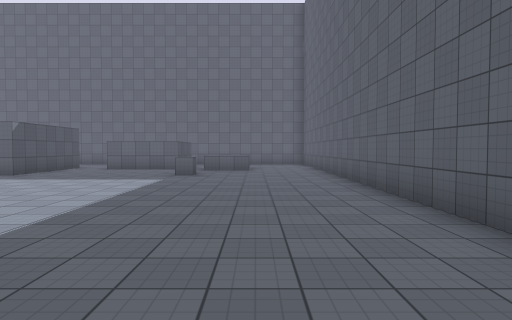
[1] (above)

23 first-person views from a walk through a scene from a Unity 3-D project. The camera is 1.5 m above the floor, tilts 2° down and sees 75° across. The floor is counted in squares, 2 m on a side. Each view is taken from the middle of a square. On the plan, view 1 faces up. The plan holds only what a view shows up to about 11 squares ahead; the rest is blank. The place goes on beyond the plan. The player character is not drawn. Surface patterns are stand-ins for the level's own textures.

[2]
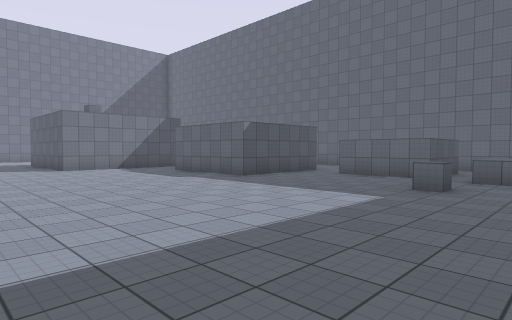

[3]
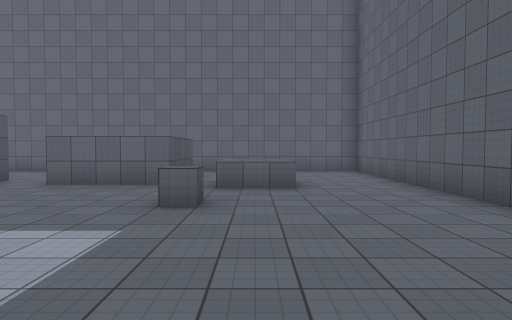

[4]
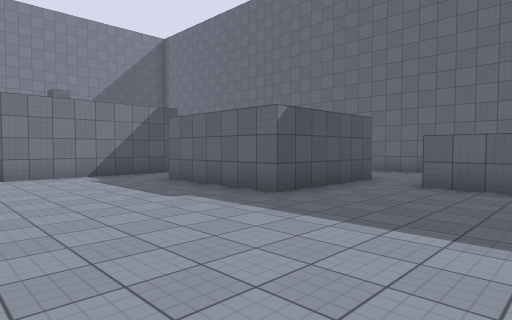

[5]
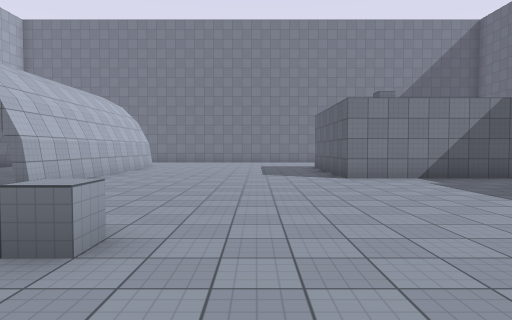

[6]
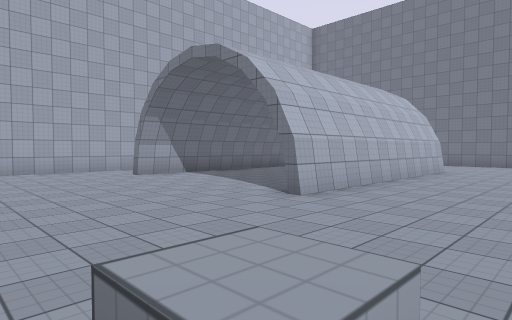

[7]
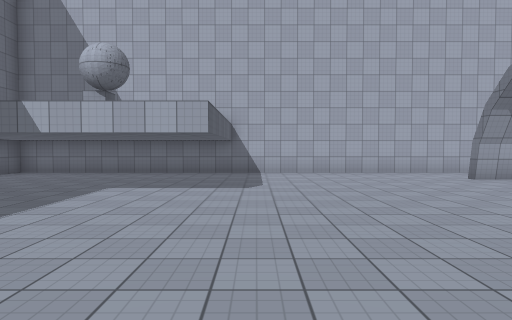

[8]
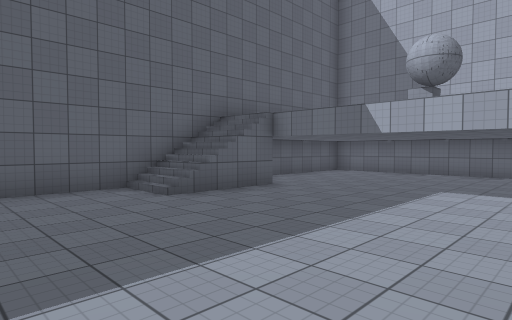

[9]
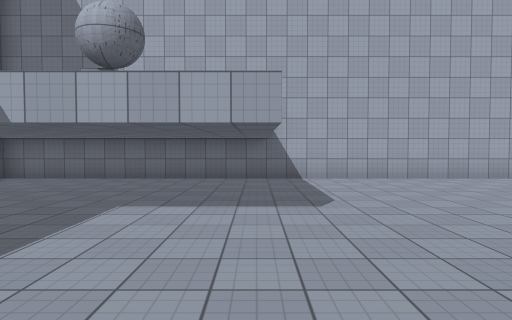

[10]
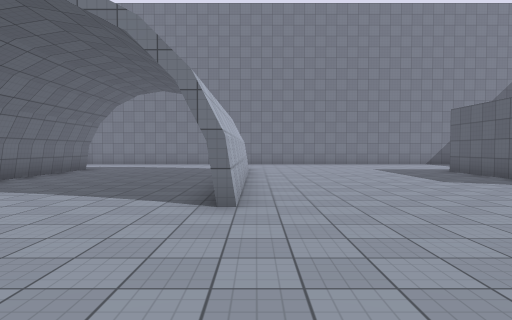

[11]
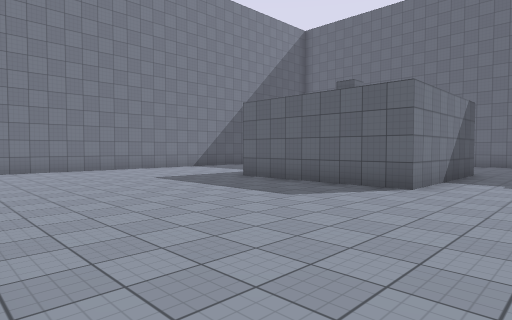

[12]
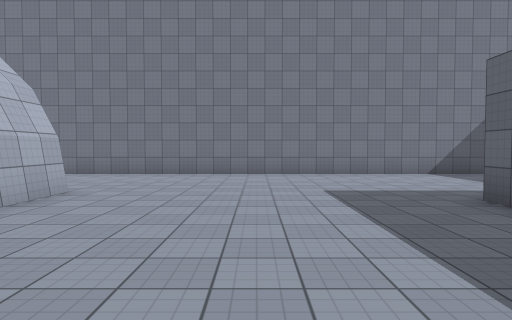

[13]
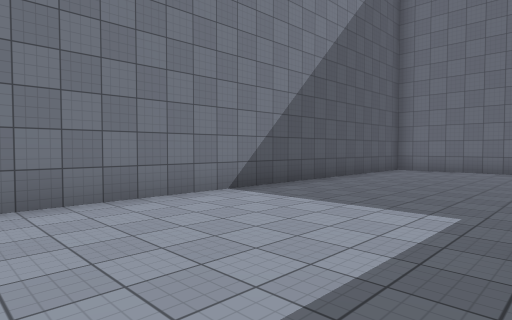

[14]
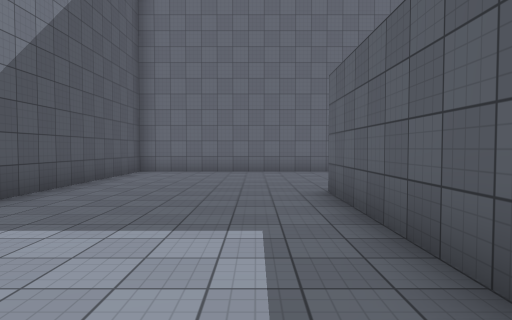

[15]
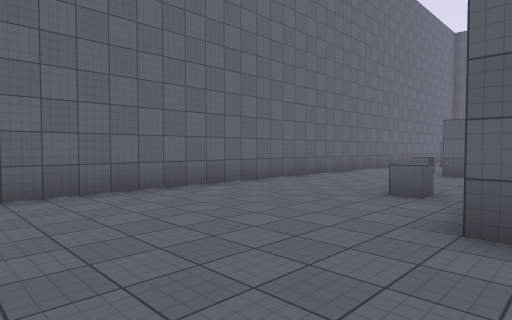

[16]
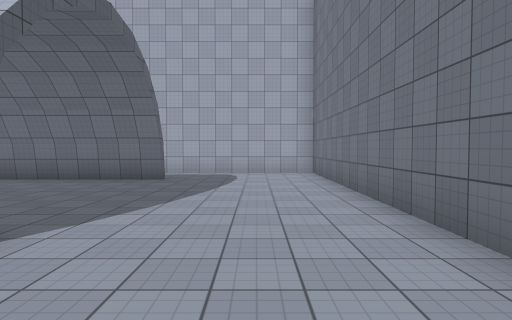

[17]
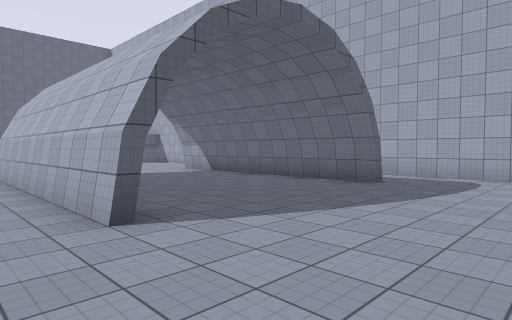

[18]
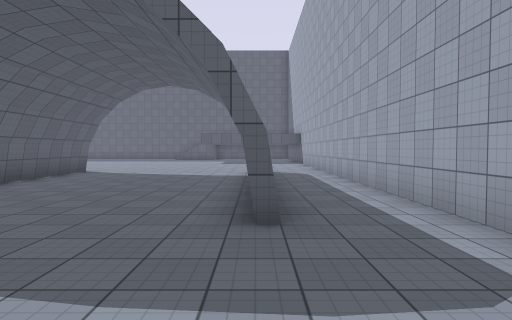

[19]
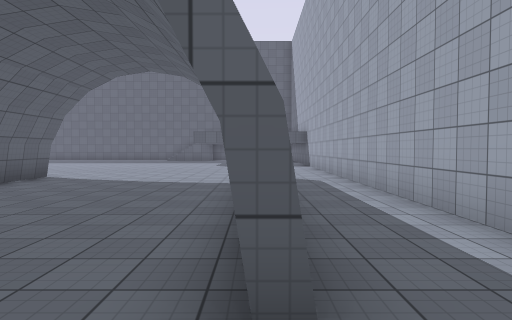

[20]
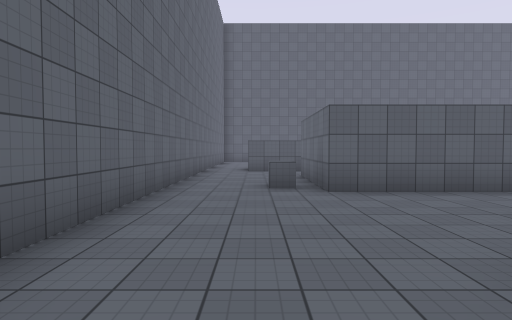

[21]
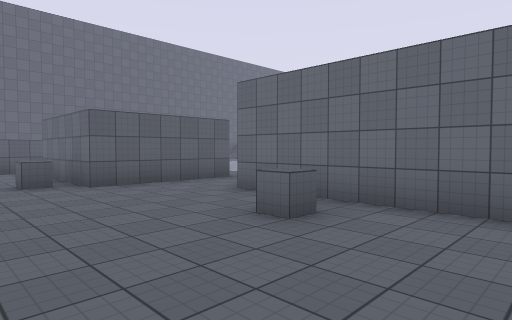

[22]
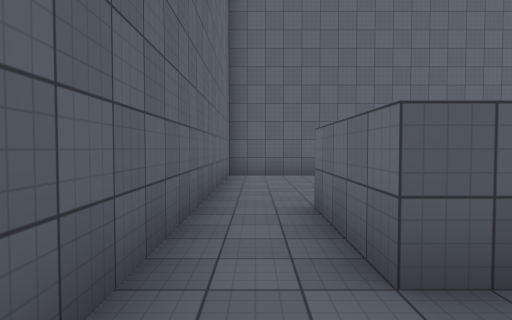

[23]
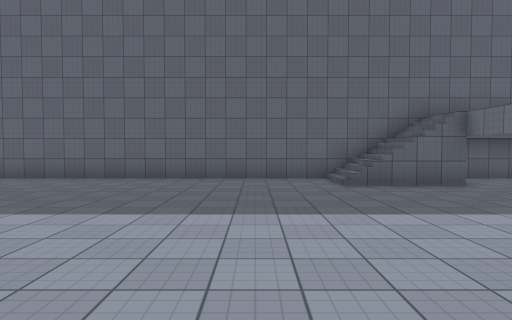

### Floor plan
Points are (right, up) in squares from view 1. A wall is a line through its corners. A room is listed if a view was taken in it or the views show most of it. See-through windows are left out.
Room 1 (views 1, 2, 3, 4, 5, 6, 7, 8, 9, 10, 11, 12, 13, 14, 15, 16, 17, 18, 19, 20, 21, 22, 23)
walls: (-12.2, 6.3) (-16.7, 6.3) (-16.7, 10.7) (-12.2, 10.7) (-12.2, 6.3); (-10.3, 9.3) (-10.3, 12.7) (-6.7, 12.7) (-6.7, 9.3) (-10.3, 9.3); (-17.8, -0.8) (-17.8, -0.3) (-10.3, -0.3) (-10.3, -0.6) (-14, -0.6); (-5.3, 12.4) (-5.3, 14.2) (-2.7, 14.2) (-2.7, 11.8) (-5.2, 11.8); (-17.8, -6.2) (-17.8, -5.9) (-10.2, -5.9); (2.3, -8.3) (2.3, 15.7) (-21.7, 15.7) (-21.7, -8.3) (2.3, -8.3)
low walls: (-0.2, 11.3) (-1.8, 11.3)

Where each view was taken, in squares from view 1:
view 1: 0 up, 0 right, facing up
view 2: 3 up, 0 right, facing up-left
view 3: 5 up, 1 left, facing up
view 4: 5 up, 3 left, facing up-left
view 5: 4 up, 4 left, facing left
view 6: 3 up, 6 left, facing down-left
view 7: 2 up, 5 left, facing down
view 8: 2 up, 4 left, facing down-right
view 9: 0 up, 4 left, facing down
view 10: 0 up, 6 left, facing left
view 11: 0 up, 10 left, facing up-left
view 12: 3 up, 12 left, facing left
view 13: 4 up, 17 left, facing up-left
view 14: 5 up, 18 left, facing up
view 15: 10 up, 20 left, facing up-right
view 16: 2 up, 20 left, facing down
view 17: 1 up, 21 left, facing down-right
view 18: 6 down, 21 left, facing right
view 19: 6 down, 19 left, facing right
view 20: 14 up, 16 left, facing right
view 21: 15 up, 17 left, facing down-right
view 22: 15 up, 7 left, facing right
view 23: 1 up, 6 left, facing right
